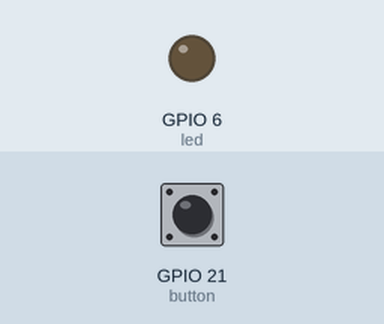
Recording of a program running on a simulated Raspberry Pi (BCM pin numbers). On the bench: output pins drawn as LEDs (lit = HIGH). Inputs (shaded band) come from the test bench; at power-on: GPIO 21 (button) LOW. No MQTT or app messages arrive unless stated.

Above: at 1.3 s.
1.4 s: GPIO 21 (button) pulled HIGH for 0.15 s
At 2.2 s:
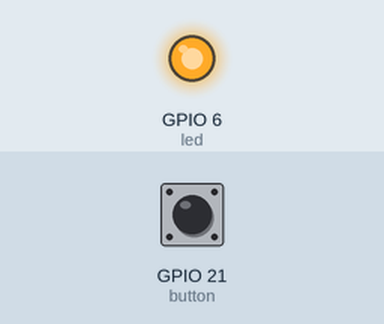
3.0 s: GPIO 21 (button) pulled HIGH for 1 s
At 3.4 s:
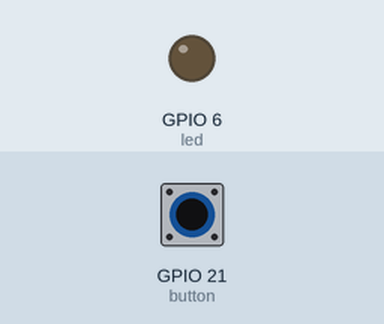
5.5 s: GPIO 21 (button) pulled HIGH for 3.2 s
At 6.5 s:
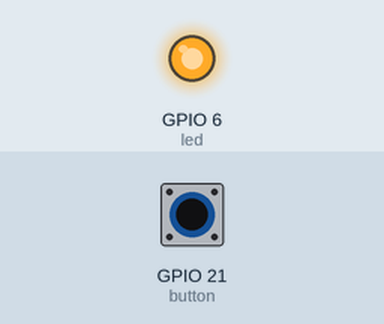
Timing chart, 0 to 8.5 s (numbered marks = the images above; inputs shaded):
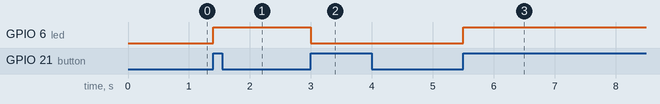

The program:

prac10-1mqtt.py
```python
import time
import paho.mqtt.client as mqtt
import RPi.GPIO as GPIO

def on_connect(client, userdata, flag, rc, prop=None):
	client.subscribe("ledreq") # "ledreq" 토픽으로 구독 신청
	client.publish("led", led_status) # “led” 토픽으로 led 상태 전송

#"ledreq" 토픽으로 메세지가 날라오면 현재 led 상태를 publish
def on_message(client, userdata, msg) :
	global led_status # led_status는 전역 변수임
	client.publish("led", led_status) # “led” 토픽으로 led 상태 전송

	#on_off = int(msg.payload); # on_off는 0 또는 1의 정수
	#circuit.controlLED(on_off) # LED를 켜거나 끔

# pin에 연결된 LED에 value(0/1) 값을 출력하여 LED를 켜거나 끄는 함수
def led_on_off(pin, value):
	GPIO.output(pin, value)

# button이 눌러질 때 호출되는 콜백 함수
def button_pressed(pin):
	# publish led 토픽으로
	global led_status # led_status는 전역 변수임
	global led # led는 전역 변수임
	led_status = 0 if led_status == 1 else 1
	led_on_off(led, led_status)
	client.publish("led", led_status) # “led” 토픽으로 led 상태 전송

# LED를 다루기 위한 전역 변수 선언 및 초기화
led = 6 # GPIO6
button = 21 # GPIO21
led_status = 0 # 현재 led의 상태. 1이면 켜져 있음

GPIO.setmode(GPIO.BCM)
GPIO.setwarnings(False)
GPIO.setup(led, GPIO.OUT) # led 핀을 출력으로 지정
GPIO.setup(button, GPIO.IN, GPIO.PUD_DOWN) # button 핀을 입력으로 지정

# button을 누르면 10ms의 디바운스 후 button_pressed()가 호출되도록 설정
GPIO.add_event_detect(button, GPIO.RISING, button_pressed, 10)

# 초기화(가장 처음 한 번만 실행)
led_on_off(led, led_status) # 현재 실제 led 상태에 상관없이 led를 꺼진 상태로 초기화

ip = "localhost" # 현재 브로커는 이 컴퓨터에 설치되어 있음

client = mqtt.Client(mqtt.CallbackAPIVersion.VERSION2)
client.on_connect = on_connect
client.on_message = on_message

client.connect(ip, 1883) # 브로커에 연결
client.loop_forever() # 메시지 루프
```

Measured:
- after the input at 1.4 s, GPIO 6 (led): LOW → HIGH at once
- after the input at 3.0 s, GPIO 6 (led): HIGH → LOW at once
- after the input at 5.5 s, GPIO 6 (led): LOW → HIGH at once
